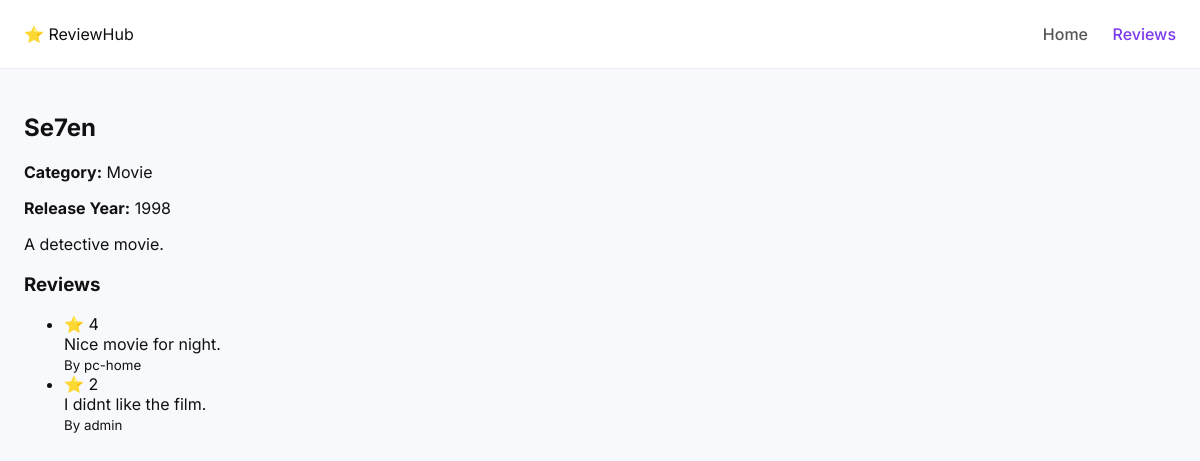
Screenshot of /items/2/ with the database file from the repository.
### reviews/models.py (models this page shows, shortened)
class Item(models.Model):
    CATEGORY_CHOICES = [
        ('Movie', 'Movie'),
        ('Book', 'Book'),
    ]
    title = models.CharField(max_length=200)
    category = models.CharField(max_length=10, choices=CATEGORY_CHOICES)
    description = models.TextField()
    release_year = models.IntegerField()

class Review(models.Model):
    item = models.ForeignKey(Item, on_delete=models.CASCADE, related_name='reviews')
    user = models.ForeignKey(User, on_delete=models.CASCADE)
    rating = models.IntegerField()
    comment = models.TextField()
    created_at = models.DateTimeField(auto_now_add=True)

### reviews/views.py (the view)
# urls.py: path('items/<int:pk>/', views.item_detail, name='item_detail'),
def item_detail(request, pk):
    item = get_object_or_404(Item, pk=pk)
    return render(request, 'reviews/item_detail.html', {'item': item})

### reviews/templates/reviews/item_detail.html
{% extends 'reviews/base.html' %}
{% block content %}
<h2>{{ item.title }}</h2>
<p><strong>Category:</strong> {{ item.category }}</p>
<p><strong>Release Year:</strong> {{ item.release_year }}</p>
<p>{{ item.description }}</p>
<h3>Reviews</h3>
{% if item.reviews.all %}
    <ul>
        {% for review in item.reviews.all %}
            <li>
                ⭐ {{ review.rating }}<br>
                {{ review.comment }}<br>
                <small>By {{ review.user }}</small>
            </li>
        {% endfor %}
    </ul>
{% else %}
    <p>No reviews yet.</p>
{% endif %}
{% endblock %}

### reviews/static/reviews/css/style.css (style rules this page uses)
* { box-sizing: border-box; font-family: 'Inter', sans-serif; }
body { margin: 0; background: #f8f9fc; color: #111; }

### rows the page displays
Item: title "Se7en", category "Movie", release_year "1998", description "A detective movie."
Review: rating "4", comment "Nice movie for night.", user "pc-home"
Review: rating "2", comment "I didnt like the film.", user "admin"
